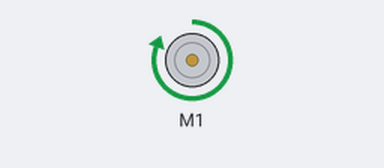
Simulated run of this sketch. Board: Arduino Uno, built with avr-gcc and run on an emulated ATmega328P. Shown: DC motor (green arrow = forward, orange = backward, longer = faster). At 0.0 s the program stops and its outputs stay as they are.

Above: at 0.1 s.
Timing chart, 0 to 1.5 s (numbered marks = the images above):
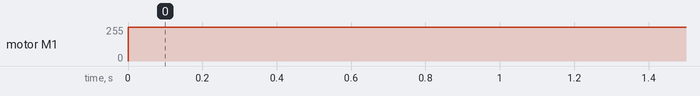

Measured:
- by itself, motor M1: stopped → forward 255/255 at 0.00 s

The sketch:

cleaning.ino
```cpp
// (licence header left out)
#include "MeOrion.h"

MeDCMotor pump(M1);

uint8_t motor_speed = 255;

void setup()
{
  Serial.begin(9600);
}

void loop()
{
  while(1)
  {
    pump.run(motor_speed);
  }
}
```
